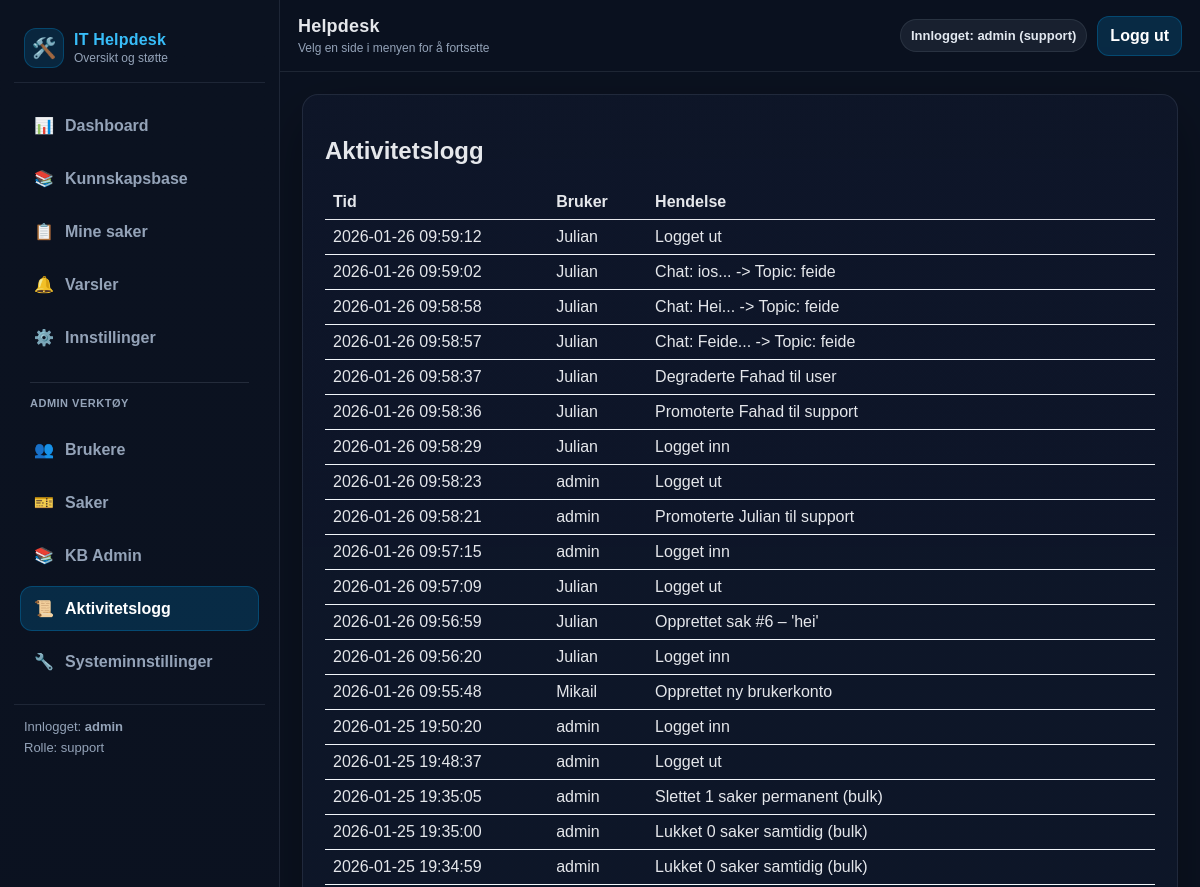
The page /admin/activity (signed in, upper part) on the database as committed earlier.
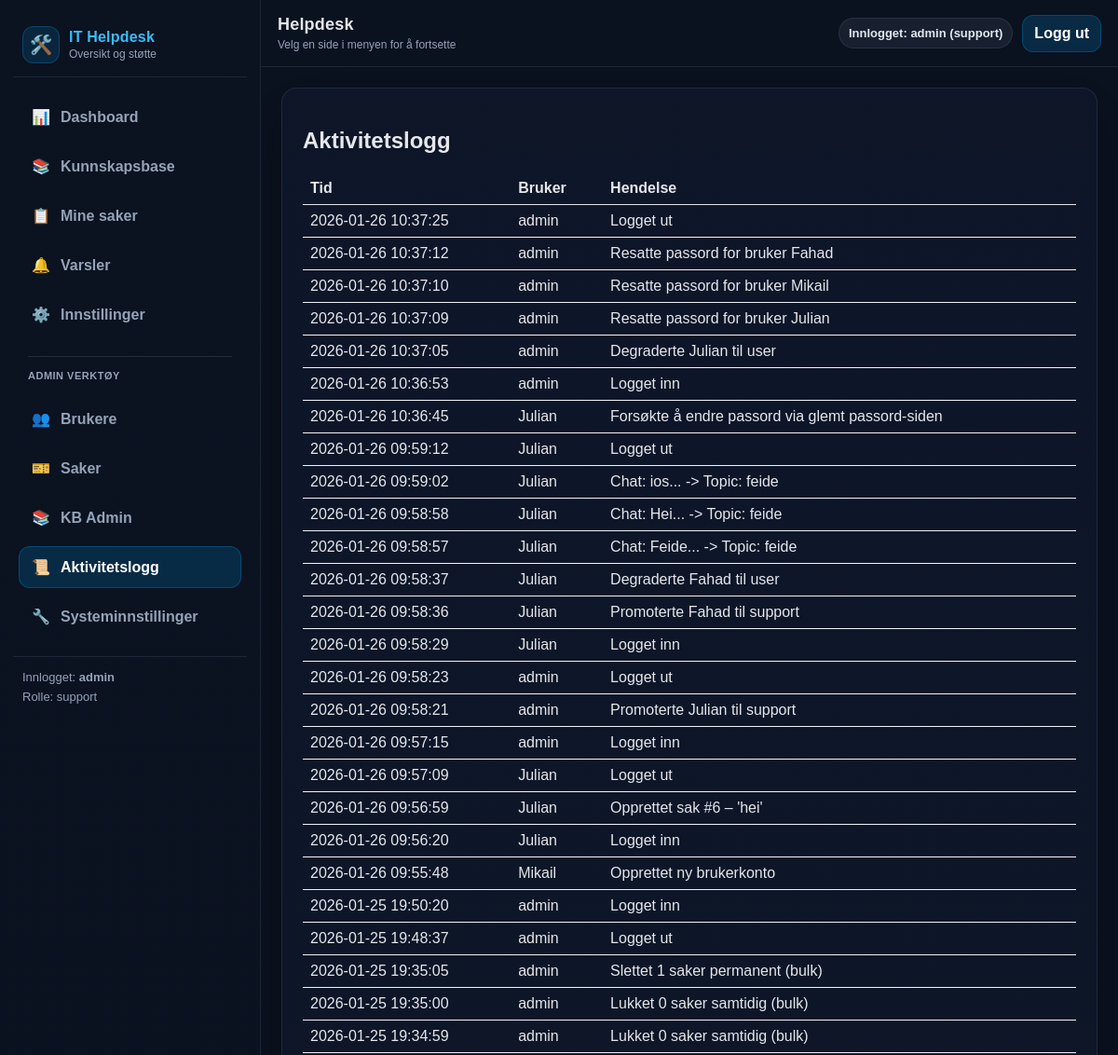
The same page on the database as committed later.
### tables this page shows
CREATE TABLE activity (
            id INTEGER PRIMARY KEY AUTOINCREMENT,
            user TEXT NOT NULL,
            details TEXT NOT NULL,
            created_at TEXT NOT NULL DEFAULT (datetime('now'))
        );

### routes.py (the view)
@bp.route("/admin/activity")
def activity_log():
    user = current_user()
    if not user:
        return redirect(url_for("main.login"))
    if current_role() != "support":
        abort(403)
    try:
        entries = get_activity(200)
    except Exception as e:
        logger.error(f"Activity log error: {e}")
        entries = []
    return render_template("logs.html", log_entries=entries)

### __init__.py (called while the page is built)
def create_app():
    app = Flask(__name__)
    app.config.from_object(Config)
    init_mail(app)
    @app.after_request
    def set_security_headers(response):
        response.headers['X-Content-Type-Options'] = 'nosniff'
        response.headers['X-Frame-Options'] = 'DENY'
        response.headers['X-XSS-Protection'] = '1; mode=block'
        return response
    from .routes import bp
    app.register_blueprint(bp)
    return app

### db.py (called while the page is built)
def count_notifications(user: str) -> int:
    conn = _conn()
    cur = conn.cursor()
    cur.execute("SELECT COUNT(*) AS c FROM notifications WHERE user = ? AND read = 0", (user,))
    row = cur.fetchone()
    conn.close()
    return int(row["c"]) if row else 0

def get_activity(limit: int = 100) -> List[Dict[str, Any]]:
    conn = _conn()
    cur = conn.cursor()
    cur.execute("SELECT * FROM activity ORDER BY id DESC LIMIT ?", (limit,))
    rows = cur.fetchall()
    conn.close()
    return [dict(r) for r in rows]

def _conn() -> sqlite3.Connection:
    DB_PATH.parent.mkdir(parents=True, exist_ok=True)
    conn = sqlite3.connect(DB_PATH)
    conn.row_factory = sqlite3.Row
    return conn

### routes.py (called while the page is built)
def current_user():
    return session.get("user")

def current_role():
    return session.get("role")

@bp.before_app_request
def ensure_db():
    try:
        init_db()
    except Exception as e:
        logger.error(f"Database initialization failed: {e}")

@bp.context_processor
def inject_notification_count():
    if current_user():
        try:
            return {"notif_count": count_notifications(current_user())}
        except Exception:
            return {"notif_count": 0}
    return {"notif_count": 0}

### templates/logs.html
{% extends "base.html" %}
{% block content %}
<div class="card">
  <h2>Aktivitetslogg</h2>
  {% if log_entries and log_entries|length > 0 %}
    <table style="width:100%; border-collapse: collapse;">
      <thead>
        <tr>
          <th style="text-align:left; border-bottom:1px solid #e5e7eb; padding:8px;">Tid</th>
          <th style="text-align:left; border-bottom:1px solid #e5e7eb; padding:8px;">Bruker</th>
          <th style="text-align:left; border-bottom:1px solid #e5e7eb; padding:8px;">Hendelse</th>
        </tr>
      </thead>
      <tbody>
        {% for e in log_entries %}
        <tr>
          <td style="padding:8px; border-bottom:1px solid #f1f5f9;">{{ e.created_at }}</td>
          <td style="padding:8px; border-bottom:1px solid #f1f5f9;">{{ e.user }}</td>
          <td style="padding:8px; border-bottom:1px solid #f1f5f9;">{{ e.details }}</td>
        </tr>
        {% endfor %}
      </tbody>
    </table>
  {% else %}
    <p class="muted">Ingen loggoppføringer.</p>
  {% endif %}
</div>
{% endblock %}

### templates/base.html (shortened to what this page needs)
<!doctype html>
<html lang="no">
  <head>
    <link rel="stylesheet" href="{{ url_for('static', filename='css/app.css') }}">
  </head>
  <body>
    {% set ep = request.endpoint or "" %}
    <div class="app">
      <aside class="sidebar">
        <div class="brand">
          <div class="logo">🛠️</div>
          <div>
            <div class="title">IT Helpdesk</div>
            <div class="subtitle">Oversikt og støtte</div>
          </div>
        </div>
        <nav class="nav">
          <a href="{{ url_for('main.dashboard') }}" class="{% if ep == 'main.dashboard' %}active{% endif %}">
            <span class="icon">📊</span> Dashboard
          </a>
          <a href="{{ url_for('main.kb') }}" class="{% if ep == 'main.kb' %}active{% endif %}">
            <span class="icon">📚</span> Kunnskapsbase
          </a>
          <a href="{{ url_for('main.tickets') }}" class="{% if ep == 'main.tickets' %}active{% endif %}">
            <span class="icon">📋</span> Mine saker
          </a>
          <a href="{{ url_for('main.notifications_page') }}" class="{% if ep == 'main.notifications_page' %}active{% endif %}">
            <span class="icon">🔔</span> Varsler
          </a>
          <a href="{{ url_for('main.settings') }}" class="{% if ep == 'main.settings' %}active{% endif %}">
            <span class="icon">⚙️</span> Innstillinger
          </a>
          {% if session.get("role") == "support" %}
            <div style="margin:14px 10px 10px; padding-top:14px; border-top:1px solid rgba(148,163,184,.18); color:#94a3b8; font-size:11px; font-weight:900; letter-spacing:.5px;">
              ADMIN VERKTØY
            </div>
            <a href="{{ url_for('main.admin_users') }}" class="{% if ep == 'main.admin_users' %}active{% endif %}">
              <span class="icon">👥</span> Brukere
            </a>
            <a href="{{ url_for('main.admin_tickets') }}" class="{% if ep == 'main.admin_tickets' %}active{% endif %}">
              <span class="icon">🎫</span> Saker
            </a>
            <a href="{{ url_for('main.admin_kb') }}" class="{% if ep == 'main.admin_kb' %}active{% endif %}">
              <span class="icon">📚</span> KB Admin
            </a>
            <a href="{{ url_for('main.activity_log') }}" class="{% if ep == 'main.activity_log' %}active{% endif %}">
              <span class="icon">📜</span> Aktivitetslogg
            </a>
            <a href="{{ url_for('main.admin_settings') }}" class="{% if ep == 'main.admin_settings' %}active{% endif %}">
              <span class="icon">🔧</span> Systeminnstillinger
            </a>
          {% endif %}
        </nav>
        <div class="sidebar-footer">
          {% if session.get("user") %}
            Innlogget: <strong>{{ session.get("user") }}</strong>
            <div style="margin-top:6px; color:var(--muted);">
              Rolle: {{ session.get("role") }}
            </div>
          {% else %}
            Ikke innlogget
          {% endif %}
        </div>
      </aside>
      <div class="main">
        <header class="topbar">
          <div class="topbar-left">
            <p class="h1">Helpdesk</p>
            <p class="p">Velg en side i menyen for å fortsette</p>
          </div>
          <div class="topbar-right">
            {% if session.get("user") %}
              <span class="pill">Innlogget: {{ session.get("user") }} ({{ session.get("role") }})</span>
              <a class="btn" href="{{ url_for('main.logout') }}">Logg ut</a>
            {% endif %}
          </div>
        </header>
        <main class="page">
          <div class="content-wrap">
            {% block content %}{% endblock %}
          </div>
        </main>
      </div>
    </div>
  </body>
</html>

### static/css/app.css (style rules this page uses)
:root { --bg:#0b1220; --panel:#0f172a; --panel2:#111c33; --border:rgba(148,163,184,.14); --muted:#94a3b8; --text:#e5e7eb; --primary:#0284c7; --primaryHover:#0ea5e9; --sidebarW: 280px; --topbarH: 72px; --radius: 16px; }
* { box-sizing:border-box; }
html, body { height:100%; }
body { margin:0; font-family: Arial, sans-serif; background:var(--bg); color:var(--text); }
.app { min-height:100vh; display:flex; }
.sidebar { width:var(--sidebarW); background:linear-gradient(180deg, #0b1220 0%, #0a1020 100%); border-right:1px solid var(--border); position:fixed; left:0; top:0; bottom:0; padding:18px 14px; overflow:auto; }
.brand { display:flex; align-items:center; gap:10px; padding:10px 10px 14px; border-bottom:1px solid var(--border); margin-bottom:14px; }
.brand .logo { width:40px; height:40px; display:flex; align-items:center; justify-content:center; border-radius:12px; background:rgba(2,132,199,.18); border:1px solid rgba(2,132,199,.35); font-size:20px; }
.brand .title { font-weight:900; letter-spacing:.2px; color:#38bdf8; }
.brand .subtitle { font-size:12px; color:var(--muted); margin-top:2px; }
.nav { display:flex; flex-direction:column; gap:8px; padding:6px 6px; }
.nav a { display:flex; align-items:center; gap:10px; padding:12px 12px; border-radius:12px; text-decoration:none; color:var(--muted); font-weight:800; border:1px solid transparent; }
.nav a.active { background:rgba(2,132,199,.22); border-color:rgba(2,132,199,.35); color:#ffffff; }
.nav .icon { width:22px; display:inline-flex; align-items:center; justify-content:center; opacity:.95; }
.sidebar-footer { margin-top:14px; padding:14px 10px; border-top:1px solid var(--border); color:var(--muted); font-size:13px; }
.main { margin-left:var(--sidebarW); width:calc(100% - var(--sidebarW)); min-height:100vh; display:flex; flex-direction:column; }
.topbar { height:var(--topbarH); position:sticky; top:0; z-index:20; display:flex; align-items:center; justify-content:space-between; padding:14px 18px; background:rgba(11,18,32,.86); backdrop-filter: blur(10px); border-bottom:1px solid var(--border); }
.topbar-left { display:flex; flex-direction:column; gap:4px; }
.topbar-left .h1 { font-size:18px; font-weight:900; margin:0; letter-spacing:.2px; }
.topbar-left .p { margin:0; font-size:12px; color:var(--muted); }
.topbar-right { display:flex; align-items:center; gap:10px; flex-wrap:wrap; justify-content:flex-end; }
.pill { display:inline-flex; align-items:center; gap:8px; padding:8px 10px; border-radius:999px; background:rgba(148,163,184,.10); border:1px solid rgba(148,163,184,.14); color:#e2e8f0; font-weight:800; font-size:13px; white-space:nowrap; }
.btn { display:inline-flex; align-items:center; gap:8px; padding:10px 12px; border-radius:12px; text-decoration:none; font-weight:900; border:1px solid rgba(2,132,199,.35); background:rgba(2,132,199,.22); color:#fff; }
.page { padding:22px 22px 80px; }
.content-wrap { background:linear-gradient(180deg, rgba(15,23,42,.85) 0%, rgba(15,23,42,.65) 100%); border:1px solid rgba(148,163,184,.14); border-radius:var(--radius); padding:22px; box-shadow:0 20px 60px rgba(0,0,0,.35); }

Rows that differ between the two databases and show on the page:
added activity: created_at "2026-01-26 10:37:25", user "admin", details "Logget ut"
added activity: created_at "2026-01-26 10:37:12", user "admin", details "Resatte passord for bruker Fahad"
added activity: created_at "2026-01-26 10:37:10", user "admin", details "Resatte passord for bruker Mikail"
added activity: created_at "2026-01-26 10:37:09", user "admin", details "Resatte passord for bruker Julian"
added activity: created_at "2026-01-26 10:37:05", user "admin", details "Degraderte Julian til user"
added activity: created_at "2026-01-26 10:36:53", user "admin", details "Logget inn"
added activity: created_at "2026-01-26 10:36:45", user "Julian", details "Forsøkte å endre passord via glemt passord-siden"
